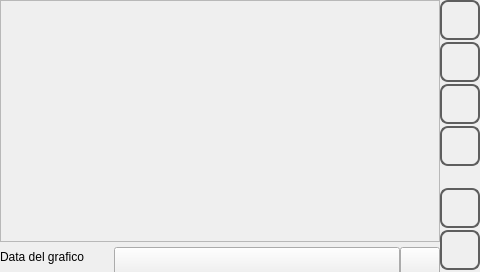
<?xml version="1.0" encoding="UTF-8"?>
<ui version="4.0">
 <class>trend</class>
 <widget class="QWidget" name="trend">
  <property name="geometry">
   <rect>
    <x>0</x>
    <y>0</y>
    <width>480</width>
    <height>272</height>
   </rect>
  </property>
  <property name="minimumSize">
   <size>
    <width>0</width>
    <height>0</height>
   </size>
  </property>
  <property name="maximumSize">
   <size>
    <width>16777215</width>
    <height>16777215</height>
   </size>
  </property>
  <property name="windowTitle">
   <string>trend</string>
  </property>
  <property name="styleSheet">
   <string notr="true"/>
  </property>
  <layout class="QHBoxLayout" name="horizontalLayout">
   <property name="spacing">
    <number>0</number>
   </property>
   <property name="margin">
    <number>0</number>
   </property>
   <item>
    <layout class="QVBoxLayout" name="verticalLayout">
     <property name="spacing">
      <number>0</number>
     </property>
     <item>
      <widget class="QFrame" name="frame">
       <property name="sizePolicy">
        <sizepolicy hsizetype="Preferred" vsizetype="Expanding">
         <horstretch>0</horstretch>
         <verstretch>0</verstretch>
        </sizepolicy>
       </property>
       <property name="frameShape">
        <enum>QFrame::StyledPanel</enum>
       </property>
       <property name="frameShadow">
        <enum>QFrame::Raised</enum>
       </property>
       <widget class="QPushButton" name="pushButtonSelect">
        <property name="geometry">
         <rect>
          <x>0</x>
          <y>0</y>
          <width>25</width>
          <height>251</height>
         </rect>
        </property>
        <property name="sizePolicy">
         <sizepolicy hsizetype="MinimumExpanding" vsizetype="MinimumExpanding">
          <horstretch>0</horstretch>
          <verstretch>0</verstretch>
         </sizepolicy>
        </property>
        <property name="focusPolicy">
         <enum>Qt::NoFocus</enum>
        </property>
        <property name="styleSheet">
         <string notr="true">QPushButton
{
	border: 0px solid rgb(0, 0, 0);
}
QPushButton:pressed
{
	background-color: rgba(255, 170, 0,0);
	border: 0px solid rgb(0, 0, 0);
}</string>
        </property>
        <property name="text">
         <string/>
        </property>
        <property name="flat">
         <bool>true</bool>
        </property>
       </widget>
       <widget class="QwtPlot" name="qwtPlot">
        <property name="geometry">
         <rect>
          <x>0</x>
          <y>0</y>
          <width>431</width>
          <height>241</height>
         </rect>
        </property>
       </widget>
       <widget class="QLabel" name="labelvalue">
        <property name="geometry">
         <rect>
          <x>270</x>
          <y>40</y>
          <width>151</width>
          <height>20</height>
         </rect>
        </property>
        <property name="styleSheet">
         <string notr="true"/>
        </property>
        <property name="text">
         <string/>
        </property>
        <property name="scaledContents">
         <bool>false</bool>
        </property>
       </widget>
       <zorder>qwtPlot</zorder>
       <zorder>pushButtonSelect</zorder>
       <zorder>labelvalue</zorder>
      </widget>
     </item>
     <item>
      <layout class="QHBoxLayout" name="horizontalLayout_3">
       <property name="spacing">
        <number>0</number>
       </property>
       <item>
        <widget class="QLabel" name="labelDate">
         <property name="minimumSize">
          <size>
           <width>0</width>
           <height>30</height>
          </size>
         </property>
         <property name="focusPolicy">
          <enum>Qt::NoFocus</enum>
         </property>
         <property name="text">
          <string>Data del grafico</string>
         </property>
        </widget>
       </item>
       <item>
        <widget class="QPushButton" name="pushButtonPenColor">
         <property name="minimumSize">
          <size>
           <width>0</width>
           <height>30</height>
          </size>
         </property>
         <property name="maximumSize">
          <size>
           <width>30</width>
           <height>20</height>
          </size>
         </property>
         <property name="focusPolicy">
          <enum>Qt::NoFocus</enum>
         </property>
         <property name="autoFillBackground">
          <bool>false</bool>
         </property>
         <property name="styleSheet">
          <string notr="true">QPushButton
{
	border: 0px solid rgb(0, 0, 0);
}
QPushButton:pressed
{
	background-color: rgba(255, 170, 0,0);
	border: 0px solid rgb(0, 0, 0);
}</string>
         </property>
         <property name="text">
          <string/>
         </property>
         <property name="flat">
          <bool>true</bool>
         </property>
        </widget>
       </item>
       <item>
        <widget class="QPushButton" name="pushButtonPen">
         <property name="sizePolicy">
          <sizepolicy hsizetype="MinimumExpanding" vsizetype="Fixed">
           <horstretch>0</horstretch>
           <verstretch>0</verstretch>
          </sizepolicy>
         </property>
         <property name="minimumSize">
          <size>
           <width>0</width>
           <height>30</height>
          </size>
         </property>
         <property name="maximumSize">
          <size>
           <width>16777215</width>
           <height>20</height>
          </size>
         </property>
         <property name="focusPolicy">
          <enum>Qt::NoFocus</enum>
         </property>
         <property name="text">
          <string/>
         </property>
        </widget>
       </item>
       <item>
        <widget class="QPushButton" name="pushButtonOnline">
         <property name="minimumSize">
          <size>
           <width>40</width>
           <height>30</height>
          </size>
         </property>
         <property name="maximumSize">
          <size>
           <width>40</width>
           <height>20</height>
          </size>
         </property>
         <property name="styleSheet">
          <string notr="true">QPushButton
{
border-image: url(:/systemicons/img/Chess1.png);
qproperty-focusPolicy: NoFocus;
}
QPushButton:pressed
{
background-color:  rgb(255, 255, 127);
}
QPushButton:disabled
{
border: 2px solid  rgb(194, 194, 194);
}
</string>
         </property>
         <property name="text">
          <string/>
         </property>
        </widget>
       </item>
       <item>
        <widget class="QwtTextLabel" name="TextLabel">
         <property name="focusPolicy">
          <enum>Qt::NoFocus</enum>
         </property>
        </widget>
       </item>
      </layout>
     </item>
    </layout>
   </item>
   <item>
    <layout class="QVBoxLayout" name="verticalLayout_2">
     <property name="spacing">
      <number>2</number>
     </property>
     <item>
      <widget class="QPushButton" name="pushButtonRight">
       <property name="minimumSize">
        <size>
         <width>40</width>
         <height>40</height>
        </size>
       </property>
       <property name="maximumSize">
        <size>
         <width>40</width>
         <height>40</height>
        </size>
       </property>
       <property name="focusPolicy">
        <enum>Qt::NoFocus</enum>
       </property>
       <property name="styleSheet">
        <string notr="true">QPushButton
{
border: 2px solid  rgb(94, 94, 94);
border-radius: 8px;
qproperty-icon: url(:/systemicons/img/Forward.png);
qproperty-iconSize: 24px 24px;
qproperty-focusPolicy: NoFocus;
}
QPushButton:pressed
{
border: 2px solid  rgb(194, 194, 194);
background-color:  rgb(255, 255, 127);
}
QPushButton:disabled
{
border: 2px solid  rgb(194, 194, 194);
}
</string>
       </property>
       <property name="text">
        <string/>
       </property>
      </widget>
     </item>
     <item>
      <widget class="QPushButton" name="pushButtonLeft">
       <property name="minimumSize">
        <size>
         <width>40</width>
         <height>40</height>
        </size>
       </property>
       <property name="maximumSize">
        <size>
         <width>40</width>
         <height>40</height>
        </size>
       </property>
       <property name="focusPolicy">
        <enum>Qt::NoFocus</enum>
       </property>
       <property name="styleSheet">
        <string notr="true">QPushButton
{
border: 2px solid  rgb(94, 94, 94);
border-radius: 8px;
qproperty-icon: url(:/systemicons/img/Back.png);
qproperty-iconSize: 24px 24px;
qproperty-focusPolicy: NoFocus;
}
QPushButton:pressed
{
border: 2px solid  rgb(194, 194, 194);
background-color:  rgb(255, 255, 127);
}
QPushButton:disabled
{
border: 2px solid  rgb(194, 194, 194);
}
</string>
       </property>
       <property name="text">
        <string/>
       </property>
      </widget>
     </item>
     <item>
      <widget class="QPushButton" name="pushButtonUp">
       <property name="sizePolicy">
        <sizepolicy hsizetype="Minimum" vsizetype="Fixed">
         <horstretch>60</horstretch>
         <verstretch>60</verstretch>
        </sizepolicy>
       </property>
       <property name="minimumSize">
        <size>
         <width>40</width>
         <height>40</height>
        </size>
       </property>
       <property name="maximumSize">
        <size>
         <width>40</width>
         <height>40</height>
        </size>
       </property>
       <property name="focusPolicy">
        <enum>Qt::NoFocus</enum>
       </property>
       <property name="styleSheet">
        <string notr="true">QPushButton
{
border: 2px solid  rgb(94, 94, 94);
border-radius: 8px;
qproperty-icon: url(:/systemicons/img/Up.png);
qproperty-iconSize: 24px 24px;
qproperty-focusPolicy: NoFocus;
}
QPushButton:pressed
{
border: 2px solid  rgb(194, 194, 194);
background-color:  rgb(255, 255, 127);
}
QPushButton:disabled
{
border: 2px solid  rgb(194, 194, 194);
}
</string>
       </property>
       <property name="text">
        <string/>
       </property>
      </widget>
     </item>
     <item>
      <widget class="QPushButton" name="pushButtonDown">
       <property name="minimumSize">
        <size>
         <width>40</width>
         <height>40</height>
        </size>
       </property>
       <property name="maximumSize">
        <size>
         <width>40</width>
         <height>40</height>
        </size>
       </property>
       <property name="focusPolicy">
        <enum>Qt::NoFocus</enum>
       </property>
       <property name="styleSheet">
        <string notr="true">QPushButton
{
border: 2px solid  rgb(94, 94, 94);
border-radius: 8px;
qproperty-icon: url(:/systemicons/img/Down.png);
qproperty-iconSize: 24px 24px;
qproperty-focusPolicy: NoFocus;
}
QPushButton:pressed
{
border: 2px solid  rgb(194, 194, 194);
background-color:  rgb(255, 255, 127);
}
QPushButton:disabled
{
border: 2px solid  rgb(194, 194, 194);
}
</string>
       </property>
       <property name="text">
        <string/>
       </property>
      </widget>
     </item>
     <item>
      <spacer name="verticalSpacer_2">
       <property name="focusPolicy">
        <enum>Qt::NoFocus</enum>
       </property>
       <property name="orientation">
        <enum>Qt::Vertical</enum>
       </property>
       <property name="sizeHint" stdset="0">
        <size>
         <width>20</width>
         <height>40</height>
        </size>
       </property>
      </spacer>
     </item>
     <item>
      <widget class="QPushButton" name="pushButtonZoom">
       <property name="minimumSize">
        <size>
         <width>40</width>
         <height>40</height>
        </size>
       </property>
       <property name="maximumSize">
        <size>
         <width>40</width>
         <height>40</height>
        </size>
       </property>
       <property name="focusPolicy">
        <enum>Qt::NoFocus</enum>
       </property>
       <property name="styleSheet">
        <string notr="true">QPushButton
{
border: 2px solid  rgb(94, 94, 94);
border-radius: 8px;
qproperty-icon: url(:/systemicons/img/Zoom.png);
qproperty-iconSize: 24px 24px;
qproperty-focusPolicy: NoFocus;
}
QPushButton:pressed
{
border: 2px solid  rgb(194, 194, 194);
background-color:  rgb(255, 255, 127);
}
QPushButton:checked
{
background-color: qlineargradient(spread:pad, x1:0.424, y1:0, x2:0.495, y2:1, stop:0 rgba(0, 0, 0, 255), stop:1 rgba(255, 255, 255, 255));
}
QPushButton:disabled
{
border: 2px solid  rgb(194, 194, 194);
}
</string>
       </property>
       <property name="text">
        <string/>
       </property>
       <property name="checkable">
        <bool>true</bool>
       </property>
       <property name="checked">
        <bool>false</bool>
       </property>
       <property name="flat">
        <bool>false</bool>
       </property>
      </widget>
     </item>
     <item>
      <widget class="QPushButton" name="pushButton">
       <property name="minimumSize">
        <size>
         <width>40</width>
         <height>40</height>
        </size>
       </property>
       <property name="maximumSize">
        <size>
         <width>40</width>
         <height>40</height>
        </size>
       </property>
       <property name="focusPolicy">
        <enum>Qt::NoFocus</enum>
       </property>
       <property name="styleSheet">
        <string notr="true">QPushButton
{
border: 2px solid  rgb(94, 94, 94);
border-radius: 8px;
qproperty-icon: url(:/systemicons/img/Wrench.png);
qproperty-iconSize: 24px 24px;
qproperty-focusPolicy: NoFocus;
}
QPushButton:pressed
{
border: 2px solid  rgb(194, 194, 194);
background-color:  rgb(255, 255, 127);
}
QPushButton:disabled
{
border: 2px solid  rgb(194, 194, 194);
}
</string>
       </property>
       <property name="text">
        <string/>
       </property>
      </widget>
     </item>
     <item>
      <widget class="QWidget" name="widget" native="true">
       <property name="focusPolicy">
        <enum>Qt::NoFocus</enum>
       </property>
      </widget>
     </item>
    </layout>
   </item>
  </layout>
 </widget>
 <customwidgets>
  <customwidget>
   <class>QwtPlot</class>
   <extends>QFrame</extends>
   <header>qwt_plot.h</header>
  </customwidget>
  <customwidget>
   <class>QwtTextLabel</class>
   <extends>QFrame</extends>
   <header>qwt_text_label.h</header>
  </customwidget>
 </customwidgets>
 <resources/>
 <connections/>
</ui>
